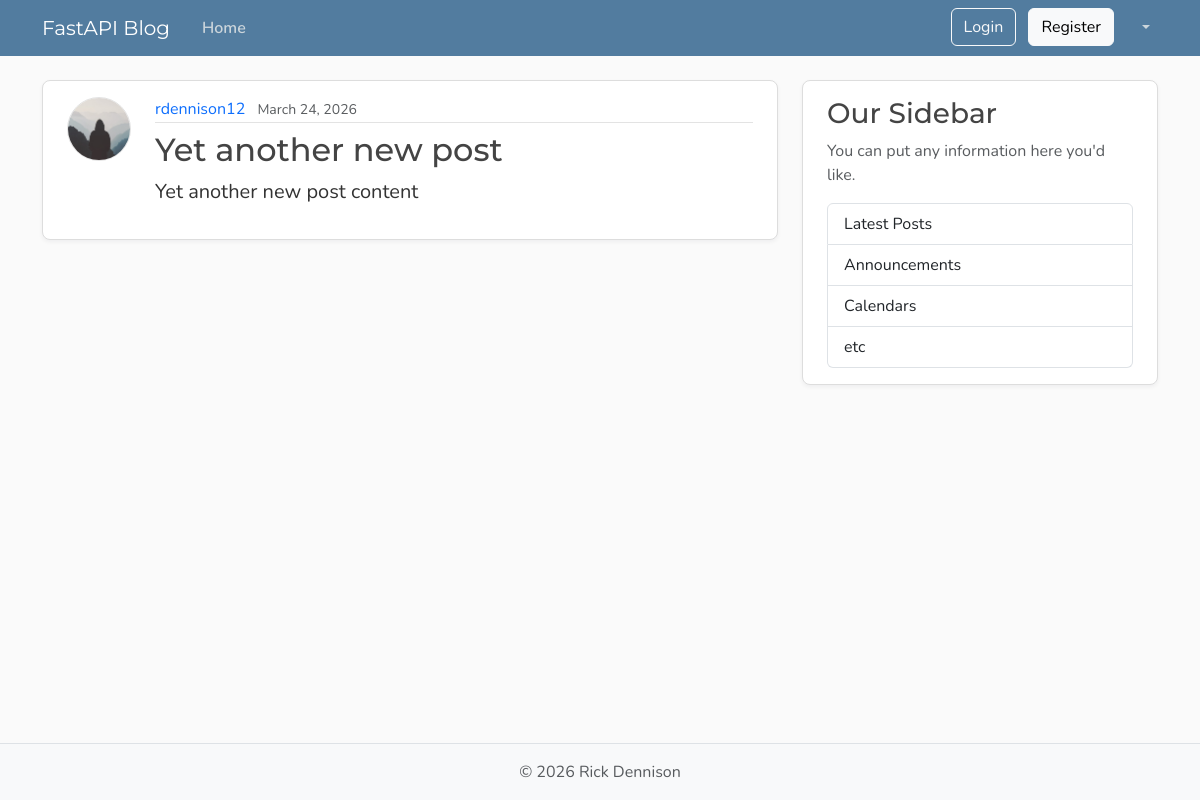
Page /posts on the earlier database version.
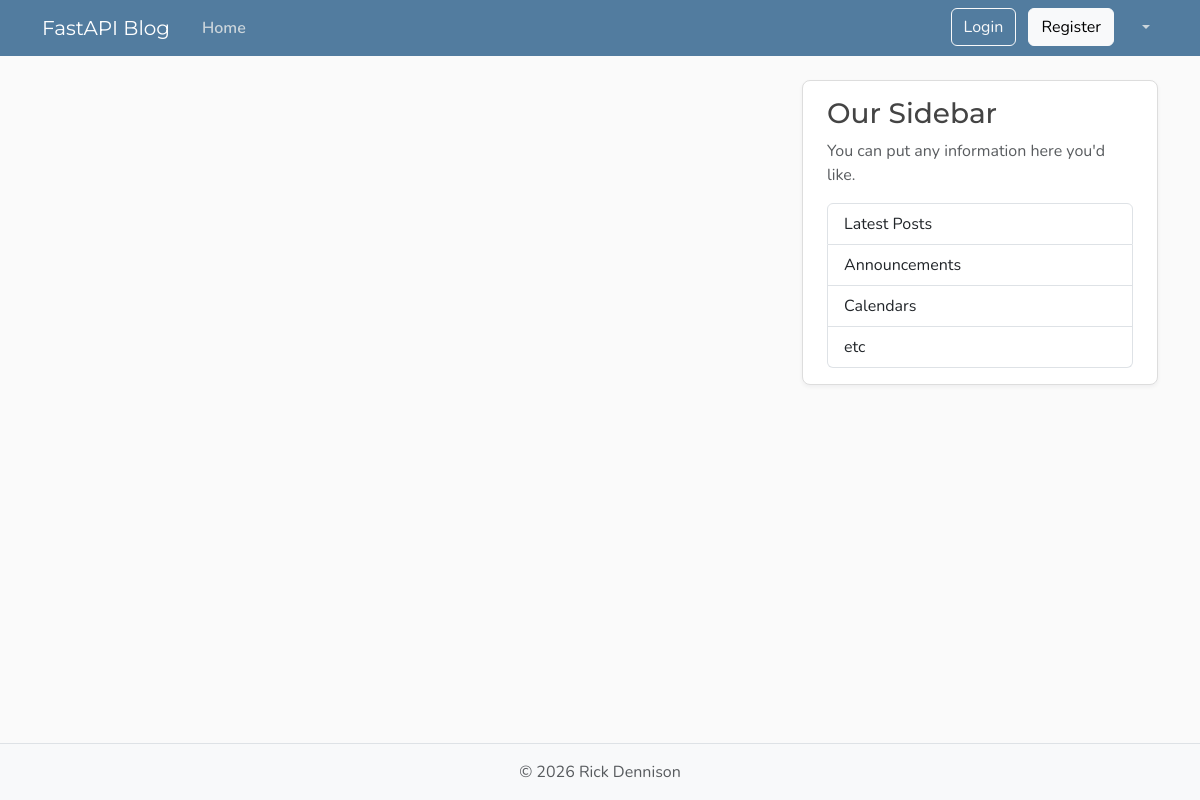
Same page on the later database version.
### models.py (models this page shows, shortened)
class Post(Base):
    __tablename__ = "posts"
    id: Mapped[int] = mapped_column(Integer, primary_key=True, index=True)
    title: Mapped[str] = mapped_column(String(100), nullable=False)
    content: Mapped[str] = mapped_column(Text, nullable=False)
    user_id: Mapped[int] = mapped_column(
        ForeignKey("users.id"),
        nullable=False,
        index=True,
    )
    date_posted: Mapped[datetime] = mapped_column(
        DateTime(timezone=True),
        default=lambda: datetime.now(UTC),
    )
    author: Mapped[User] = relationship(back_populates="posts")

class User(Base):
    __tablename__ = "users"
    id: Mapped[int] = mapped_column(Integer, primary_key=True, index=True)
    username: Mapped[str] = mapped_column(String(50), unique=True, nullable=False)
    email: Mapped[str] = mapped_column(String(120), unique=True, nullable=False)
    password_hash: Mapped[str] = mapped_column(String(200), nullable=False)
    image_file: Mapped[str | None] = mapped_column(
        String(200),
        nullable=True,
        default=None,
    )
    posts: Mapped[list[Post]] = relationship(
        back_populates="author",
        cascade="all, delete-orphan",
    )

### main.py (the view)
@app.get("/", include_in_schema=False, name="home")
@app.get("/posts", include_in_schema=False, name="posts")
async def home(request: Request, db: Annotated[AsyncSession, Depends(get_db)]):
    posts = (
        await db.scalars(
            select(models.Post)
            .options(selectinload(models.Post.author))
            .order_by(models.Post.date_posted.desc()),
        )
    ).all()
    return templates.TemplateResponse(
        request,
        "home.html",
        {"posts": posts, "title": "Home"},
    )

### templates/home.html
{% extends "layout.html" %}
{% block content %}
{% for post in posts %}
<article class="content-section py-3 px-4 mb-4">
    <div class="d-flex align-items-start gap-4">
        <img class="rounded-circle article-img flex-shrink-0"
             src="{{ post.author.image_path }}"
             alt="{{ post.author.username }}'s profile picture"
             width="64"
             height="64"
             loading="lazy">
        <div class="flex-grow-1">
            <div class="article-metadata mb-2">
                <a class="me-2" href="{{url_for('user_posts_page', user_id=post.author.id)}}">{{ post.author.username }}</a>
                <small class="text-body-secondary">{{ post.date_posted.strftime('%B %d, %Y') }}</small>
            </div>
            <h2>
                <a class="article-title" href="{{ url_for('post_page', post_id=post.id) }}">{{ post.title }}</a>
            </h2>
            <p class="article-content">{{ post.content }}</p>
        </div>
    </div>
</article>
{% endfor %}
{% endblock content %}

Differences in the rows shown:
removed Post: author.username "rdennison12", date_posted "March 24, 2026", title "Yet another new post", content "Yet another new post content"
